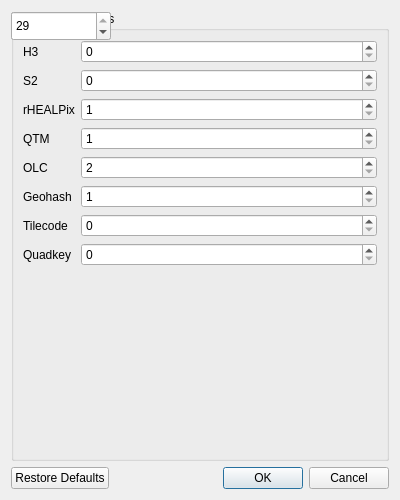
<?xml version="1.0" encoding="UTF-8"?>
<ui version="4.0">
 <class>DGGSettingsDialog</class>
 <widget class="QDialog" name="DGGSettingsDialog">
  <property name="geometry">
   <rect>
    <x>0</x>
    <y>0</y>
    <width>400</width>
    <height>500</height>
   </rect>
  </property>
  <property name="windowTitle">
   <string>DGGS Settings</string>
  </property>
  <layout class="QVBoxLayout" name="verticalLayout">
   <item>
    <widget class="QGroupBox" name="groupBox">
     <property name="title">
      <string>Resolution Settings</string>
     </property>
     <layout class="QFormLayout" name="formLayout">
      <item row="0" column="0">
       <widget class="QLabel" name="label">
        <property name="text">
         <string>H3</string>
        </property>
       </widget>
      </item>
      <item row="0" column="1">
       <widget class="QSpinBox" name="h3MinRes">
        <property name="minimum">
         <number>0</number>
        </property>
        <property name="maximum">
         <number>15</number>
        </property>
       </widget>
      </item>
      <item row="0" column="2">
       <widget class="QSpinBox" name="h3MaxRes">
        <property name="minimum">
         <number>0</number>
        </property>
        <property name="maximum">
         <number>15</number>
        </property>
        <property name="value">
         <number>15</number>
        </property>
       </widget>
      </item>
      <item row="1" column="0">
       <widget class="QLabel" name="label_2">
        <property name="text">
         <string>S2</string>
        </property>
       </widget>
      </item>
      <item row="1" column="1">
       <widget class="QSpinBox" name="s2MinRes">
        <property name="minimum">
         <number>0</number>
        </property>
        <property name="maximum">
         <number>30</number>
        </property>
       </widget>
      </item>
      <item row="1" column="2">
       <widget class="QSpinBox" name="s2MaxRes">
        <property name="minimum">
         <number>0</number>
        </property>
        <property name="maximum">
         <number>30</number>
        </property>
        <property name="value">
         <number>30</number>
        </property>
       </widget>
      </item>
      <item row="2" column="0">
       <widget class="QLabel" name="label_3">
        <property name="text">
         <string>rHEALPix</string>
        </property>
       </widget>
      </item>
      <item row="2" column="1">
       <widget class="QSpinBox" name="rhealpixMinRes">
        <property name="minimum">
         <number>1</number>
        </property>
        <property name="maximum">
         <number>15</number>
        </property>
        <property name="value">
         <number>1</number>
        </property>
       </widget>
      </item>
      <item row="2" column="2">
       <widget class="QSpinBox" name="rhealpixMaxRes">
        <property name="minimum">
         <number>1</number>
        </property>
        <property name="maximum">
         <number>15</number>
        </property>
        <property name="value">
         <number>15</number>
        </property>
       </widget>
      </item>
      <item row="3" column="0">
       <widget class="QLabel" name="label_4">
        <property name="text">
         <string>QTM</string>
        </property>
       </widget>
      </item>
      <item row="3" column="1">
       <widget class="QSpinBox" name="qtmMinRes">
        <property name="minimum">
         <number>1</number>
        </property>
        <property name="maximum">
         <number>24</number>
        </property>
        <property name="value">
         <number>1</number>
        </property>
       </widget>
      </item>
      <item row="3" column="2">
       <widget class="QSpinBox" name="qtmMaxRes">
        <property name="minimum">
         <number>1</number>
        </property>
        <property name="maximum">
         <number>24</number>
        </property>
        <property name="value">
         <number>24</number>
        </property>
       </widget>
      </item>
      <item row="4" column="0">
       <widget class="QLabel" name="label_5">
        <property name="text">
         <string>OLC</string>
        </property>
       </widget>
      </item>
      <item row="4" column="1">
       <widget class="QSpinBox" name="olcMinRes">
        <property name="minimum">
         <number>2</number>
        </property>
        <property name="maximum">
         <number>15</number>
        </property>
        <property name="value">
         <number>2</number>
        </property>
       </widget>
      </item>
      <item row="4" column="2">
       <widget class="QSpinBox" name="olcMaxRes">
        <property name="minimum">
         <number>2</number>
        </property>
        <property name="maximum">
         <number>15</number>
        </property>
        <property name="value">
         <number>15</number>
        </property>
       </widget>
      </item>
      <item row="5" column="0">
       <widget class="QLabel" name="label_6">
        <property name="text">
         <string>Geohash</string>
        </property>
       </widget>
      </item>
      <item row="5" column="1">
       <widget class="QSpinBox" name="geohashMinRes">
        <property name="minimum">
         <number>1</number>
        </property>
        <property name="maximum">
         <number>10</number>
        </property>
        <property name="value">
         <number>1</number>
        </property>
       </widget>
      </item>
      <item row="5" column="2">
       <widget class="QSpinBox" name="geohashMaxRes">
        <property name="minimum">
         <number>1</number>
        </property>
        <property name="maximum">
         <number>10</number>
        </property>
        <property name="value">
         <number>10</number>
        </property>
       </widget>
      </item>
      <item row="6" column="0">
       <widget class="QLabel" name="label_7">
        <property name="text">
         <string>Tilecode</string>
        </property>
       </widget>
      </item>
      <item row="6" column="1">
       <widget class="QSpinBox" name="tilecodeMinRes">
        <property name="minimum">
         <number>0</number>
        </property>
        <property name="maximum">
         <number>29</number>
        </property>
       </widget>
      </item>
      <item row="6" column="2">
       <widget class="QSpinBox" name="tilecodeMaxRes">
        <property name="minimum">
         <number>0</number>
        </property>
        <property name="maximum">
         <number>29</number>
        </property>
        <property name="value">
         <number>29</number>
        </property>
       </widget>
      </item>
      <item row="7" column="0">
       <widget class="QLabel" name="label_8">
        <property name="text">
         <string>Quadkey</string>
        </property>
       </widget>
      </item>
      <item row="7" column="1">
       <widget class="QSpinBox" name="quadkeyMinRes">
        <property name="minimum">
         <number>0</number>
        </property>
        <property name="maximum">
         <number>29</number>
        </property>
       </widget>
      </item>
      <item row="7" column="2">
       <widget class="QSpinBox" name="quadkeyMaxRes">
        <property name="minimum">
         <number>0</number>
        </property>
        <property name="maximum">
         <number>29</number>
        </property>
        <property name="value">
         <number>29</number>
        </property>
       </widget>
      </item>
     </layout>
    </widget>
   </item>
   <item>
    <widget class="QDialogButtonBox" name="buttonBox">
     <property name="orientation">
      <enum>Qt::Horizontal</enum>
     </property>
     <property name="standardButtons">
      <set>QDialogButtonBox::Cancel|QDialogButtonBox::Ok|QDialogButtonBox::RestoreDefaults</set>
     </property>
    </widget>
   </item>
  </layout>
 </widget>
 <resources/>
 <connections>
  <connection>
   <sender>buttonBox</sender>
   <signal>accepted()</signal>
   <receiver>DGGSettingsDialog</receiver>
   <slot>accept()</slot>
   <hints>
    <hint type="sourcelabel">
     <x>248</x>
     <y>254</y>
    </hint>
    <hint type="destinationlabel">
     <x>157</x>
     <y>274</y>
    </hint>
   </hints>
  </connection>
  <connection>
   <sender>buttonBox</sender>
   <signal>rejected()</signal>
   <receiver>DGGSettingsDialog</receiver>
   <slot>reject()</slot>
   <hints>
    <hint type="sourcelabel">
     <x>316</x>
     <y>260</y>
    </hint>
    <hint type="destinationlabel">
     <x>286</x>
     <y>274</y>
    </hint>
   </hints>
  </connection>
 </connections>
</ui> 
